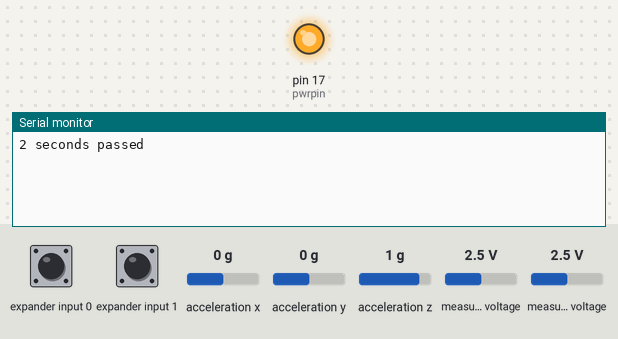
Bench run of a sketch on a simulated Arduino Uno, built with avr-gcc and run on an emulated ATmega328P. Shown: output pins drawn as LEDs (lit = HIGH), the last lines printed to the serial monitor. Wiring (inferred from the names in the program): Wii Nunchuk at I2C address 0x52. The test bench sets the inputs (shaded band); at power-on: acceleration z 1 g, expander input 0 HIGH, expander input 1 HIGH, acceleration x 0 g, acceleration y 0 g, measured voltage 2.5 V. The modem accepts every AT command (registered, SIM ready, sends succeed) and sends nothing else.

Above: at 3.4 s.
3.5 s: acceleration z set to -1.4 g
At 3.8 s:
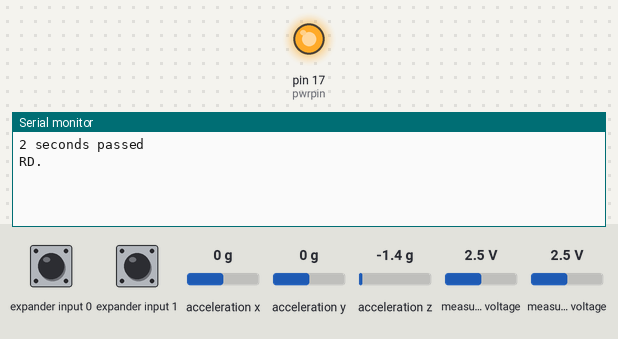
5.0 s: expander input 0 pulled LOW for 0.15 s
At 6.1 s:
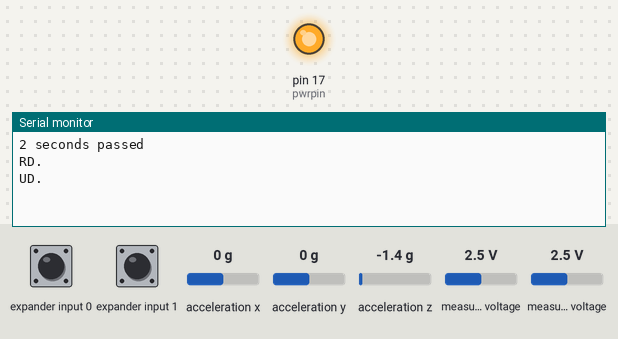
6.6 s: expander input 1 pulled LOW for 0.15 s
At 7.4 s:
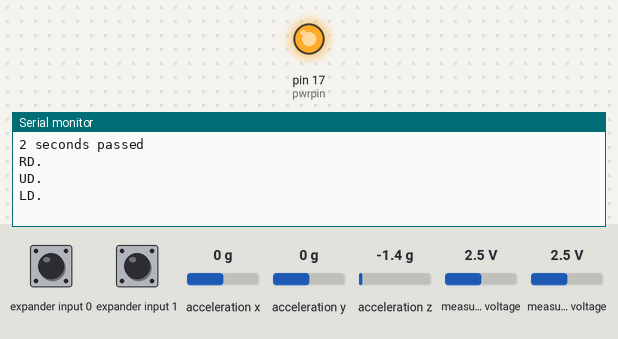
8.2 s: acceleration z set to -0.8 g
At 8.8 s:
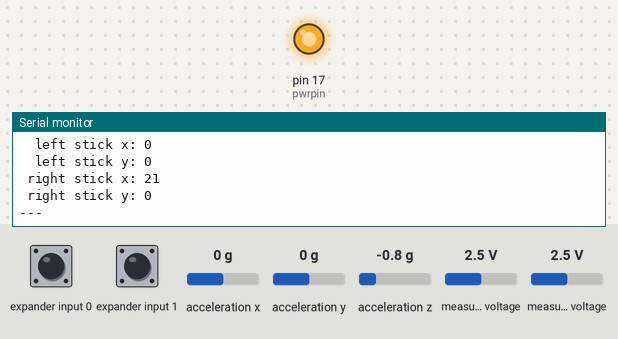

Measured:
- after the input at 3.5 s, the serial monitor: prints a new line at once (image 1)
- after the input at 5.0 s, the serial monitor: prints a new line at once (image 2)
- after the input at 6.6 s, the serial monitor: prints a new line at once (image 3)
- after the input at 8.2 s, the serial monitor: prints a new line at once (image 4)

The sketch:

WiiClassic.ino
```cpp
/*
WiiClassic Test Code

This code prints the current controller status to the serial port.
Button pressed calls poll whether the button was pressed since the last update call.
as a result, it will just briefly print the last button pressed once.

Tim Hirzel May 2008

*/

#include <SoftwareSerial.h>
#define rxPin 2
#define txPin 3
SoftwareSerial blueToothSerial(rxPin, txPin);

#include "Wire.h"

#include "WiiClassic.h"


WiiClassic wiiClassy = WiiClassic();

void setup() {
  setpowerpins();
  Wire.begin();
  Serial.begin(9600);
  setupBlueToothConnection();

  wiiClassy.begin();
  wiiClassy.update();
}

void setupBlueToothConnection()
{
  blueToothSerial.begin(9600);
  blueToothSerial.print("\r\nAT+VERSION?\r\n");
  delay(2000); // This delay is required.
  Serial.println("2 seconds passed");
  blueToothSerial.flush();
}

static void setpowerpins()
{
#define pwrpin PORTC3
#define gndpin PORTC2
    DDRC |= _BV(pwrpin) | _BV(gndpin);
    PORTC &=~ _BV(gndpin);
    PORTC |=  _BV(pwrpin);
    delay(100);  // wait for things to stabilize
}

void loop() {
  delay(1); // 1ms is enough to not overload the wii Classic, 100ms seems to ease the serial terminal a little
  wiiClassy.update();

  //
  /*
  // PRINT RAW BYTES  FOR DEBUG
   // STATUS IS FIRST FOUR BYTES
   for (int i = 0; i < 4; i ++) {
   for (int j = 7; j >= 0; j--) {
   if ((wiiClassy.getRawStatus()[i] & (1 << j)) == 0) {
   Serial.print("0");
   }
   else{
   Serial.print("1");
   }
   }
   Serial.println();
   }
   // BUTTONS IS NEXT TWO BYTES
   for (int i = 0; i < 2; i ++) {
   for (int j = 7; j >= 0; j--) {
   if ((wiiClassy.getRawButtons()[i] & (1 << j)) == 0) {
   Serial.print("0");
   }
   else{
   Serial.print("1");
   }
   }
   Serial.println();
   }
  Serial.println("---");
   */

  // Serial.print("Buttons:");


  if (wiiClassy.leftShoulderPressed()) {
    Serial.println("LS.");
  }
  if (wiiClassy.rightShoulderPressed()) {
    Serial.println("RS.");
  }
  if (wiiClassy.lzPressed()) {
    Serial.println("lz.");
  }
  if (wiiClassy.rzPressed()) {
    Serial.println("rz.");
  }
  if (wiiClassy.leftDPressed()) {
    Serial.println("LD.");
  }

  if (wiiClassy.rightDPressed()) {
    Serial.println("RD.");
  }

  if (wiiClassy.upDPressed()) {
    Serial.println("UD.");
  }
  if (wiiClassy.downDPressed()) {
    Serial.println("DD.");
  }

  if (wiiClassy.selectPressed()) {
    Serial.println("select.");
  }

  if (wiiClassy.homePressed()) {
    Serial.println("home.");
  }
  if (wiiClassy.startPressed()) {
    Serial.println("start.");
  }

  if (wiiClassy.xPressed()) {
    Serial.println("x.");
  }

  if (wiiClassy.yPressed()) {
    Serial.println("y.");
  }

  if (wiiClassy.aPressed()) {
    Serial.println("a.");
  }

  if (wiiClassy.bPressed()) {
    Serial.println("b.");
  }

  if (wiiClassy.leftShoulderPressed()) {
    Serial.println();
    Serial.print("right shoulder: ");
    Serial.println(wiiClassy.rightShouldPressure());
    Serial.print(" left shoulder: ");

    Serial.println(wiiClassy.leftShouldPressure());
    Serial.print("  left stick x: ");

    Serial.println(wiiClassy.leftStickX());
    Serial.print("  left stick y: ");

    Serial.println(wiiClassy.leftStickY());
    Serial.print(" right stick x: ");

    Serial.println(wiiClassy.rightStickX());
    Serial.print(" right stick y: ");

    Serial.println(wiiClassy.rightStickY());
    Serial.println("---");
  }
  blueToothSerial.print(wiiClassy.leftStickX());
  blueToothSerial.print("\t");
  blueToothSerial.print(wiiClassy.leftStickY());
  blueToothSerial.print("\t");
  blueToothSerial.print(wiiClassy.rightStickX());
  blueToothSerial.print("\t");
  blueToothSerial.print(wiiClassy.rightStickY());
  blueToothSerial.print("\t");
  blueToothSerial.print(wiiClassy.homePressed());
  blueToothSerial.print("\n\r");

  //pulse = (int)500+8*wiiClassy.leftStickX();
  //updateServo();
}
```

WiiClassic.h
```cpp
/*
 * Wii Classic -- Use a Wii Classic Controller
 * by Tim Hirzel http://www.growdown.com
 *
 *
 * This code owes thanks to the code by these authors:
 * Tod E. Kurt, http://todbot.com/blog/
 *
 * The Wii Nunchuck reading code is taken from Windmeadow Labs
 * http://www.windmeadow.com/node/42
 *
 * and the reference document on the wii linux site:
 * http://www.wiili.org/index.php/Wiimote/Extension_Controllers/Classic_Controller
 */


#ifndef WiiClassic_h
#define WiiClassic_h

#include "Arduino.h"
#include <Wire.h>
#include <math.h>

class WiiClassic {
    private:
        byte cnt;
        uint8_t status[4];		// array to store wiichuck output
        byte averageCounter;
        //int accelArray[3][AVERAGE_N];  // X,Y,Z

        uint8_t buttons[2];
        uint8_t lastButtons[2];


    public:

        void begin()
        {
            _setpowerpins();
            Wire.begin();
            cnt = 0;
            averageCounter = 0;
            Wire.beginTransmission (0x52);	// transmit to device 0x52
            Wire.write (0xF0);		        // sends memory address
            Wire.write (0x55);		        // sends memory address
            Wire.endTransmission ();	        // stop transmitting
            delay(1);
            Wire.beginTransmission(0x52);
            Wire.write(0xFB);
            Wire.write((uint8_t)0x00);
            Wire.endTransmission();
            lastButtons[0] = 0xff;
            lastButtons[1] = 0xff;
            buttons[0] = 0xff;
            buttons[1] = 0xff;

            update();

        }


        void update() {

            Wire.requestFrom (0x52, 6);	// request data from nunchuck
            while (Wire.available ()) {
                // receive byte as an integer
                if (cnt < 4) {
                    status[cnt] = _nunchuk_decode_byte (Wire.read()); //_nunchuk_decode_byte ()
                } else {
                    lastButtons[cnt-4] = buttons[cnt-4];
                    buttons[cnt-4] =_nunchuk_decode_byte (Wire.read());
                }
                cnt++;
            }
            if (cnt > 5) {
                _send_zero(); // send the request for next bytes
                cnt = 0;
            }
        }

        byte * getRawStatus() {
            return status;
        }

        byte * getRawButtons() {
            return buttons;
        }

        boolean leftShoulderPressed() {
            return _PressedRowBit(0,5);
        }

        boolean rightShoulderPressed() {
            return _PressedRowBit(0,1);
        }

        boolean lzPressed() {
            return _PressedRowBit(1,7);
        }

        boolean rzPressed() {
            return _PressedRowBit(1,2);
        }

        boolean leftDPressed() {
            return _PressedRowBit(1,1);
        }

        boolean rightDPressed() {
            return _PressedRowBit(0,7);
        }

        boolean upDPressed() {
            return _PressedRowBit(1,0);
        }

        boolean downDPressed() {
            return _PressedRowBit(0,6);
        }

        boolean selectPressed() {
            return _PressedRowBit(0,4);
        }

        boolean homePressed() {
            return _PressedRowBit(0,3);
        }

        boolean startPressed() {
            return _PressedRowBit(0,2);
        }

        boolean xPressed() {
            return _PressedRowBit(1,3);
        }

        boolean yPressed() {
            return _PressedRowBit(1,5);
        }

        boolean aPressed() {
            return _PressedRowBit(1,4);
        }

        boolean bPressed() {
            return _PressedRowBit(1,6);
        }

        int rightShouldPressure() {
            return status[3] & 0x1f; //rightmost 5 bits
        }

        int leftShouldPressure() {
            return ((status[2] & 0x60) >> 2) + ((status[3] & 0xe0) >> 5); //rightmost 5 bits
        }

        int leftStickX() {
            return  ( (status[0] & 0x3f) );
        }

        int leftStickY() {
            return  ((status[1] & 0x3f));
        }

        int rightStickX() {
            return ((status[0] & 0xc0) >> 3) + ((status[1] & 0xc0) >> 5) +  ((status[2] & 0x80) >> 7);

        }

        int rightStickY() {
            return status[2] & 0x1f;
        }


    private:
        boolean _PressedRowBit(byte row, byte bit) {
            byte mask = (1 << bit);
            return (!(buttons[row] & mask )) && (lastButtons[row] & mask);
        }


        byte _nunchuk_decode_byte (byte x)
        {
            //x = (x ^ 0x17) + 0x17;
            return x;
        }

        void _send_zero()
        {
            Wire.beginTransmission (0x52);	// transmit to device 0x52
            Wire.write (0x00);		// sends one byte
            Wire.endTransmission ();	// stop transmitting
        }

        static void _setpowerpins()
        {
            #define pwrpin PORTC3
            #define gndpin PORTC2
                DDRC |= _BV(pwrpin) | _BV(gndpin);
                PORTC &=~ _BV(gndpin);
                PORTC |=  _BV(pwrpin);
                delay(100);  // wait for things to stabilize
        }

};


#endif
```
